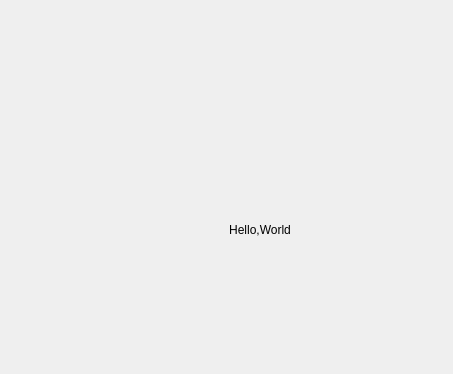
<?xml version="1.0" encoding="UTF-8"?>
<ui version="4.0">
 <class>HelloDialog</class>
 <widget class="QDialog" name="HelloDialog">
  <property name="geometry">
   <rect>
    <x>0</x>
    <y>0</y>
    <width>453</width>
    <height>374</height>
   </rect>
  </property>
  <property name="windowTitle">
   <string>Dialog</string>
  </property>
  <widget class="QLabel" name="label">
   <property name="geometry">
    <rect>
     <x>160</x>
     <y>130</y>
     <width>200</width>
     <height>200</height>
    </rect>
   </property>
   <property name="text">
    <string>Hello,World</string>
   </property>
   <property name="alignment">
    <set>Qt::AlignmentFlag::AlignCenter</set>
   </property>
  </widget>
 </widget>
 <resources/>
 <connections/>
</ui>
